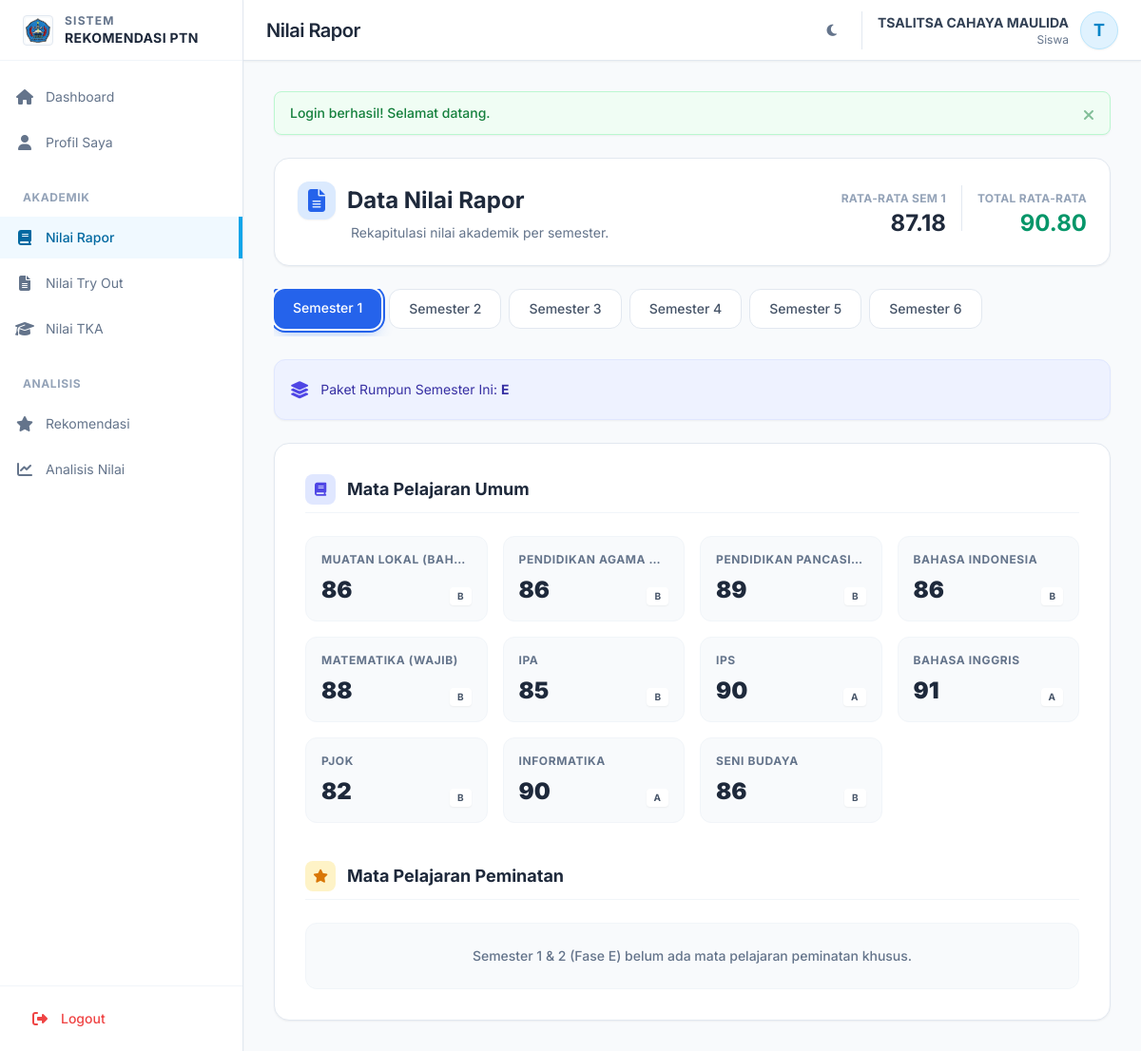
The app's page /siswa/nilai-rapor.php (signed in) with its own data.
### tables this page shows
CREATE TABLE `users` (
  `id` int NOT NULL,
  `username` varchar(50) NOT NULL,
  `password` varchar(255) NOT NULL,
  `role` enum('siswa','admin') DEFAULT 'siswa',
  `nama` varchar(100) NOT NULL,
  `is_active` tinyint(1) DEFAULT '1',
  `created_at` timestamp NULL DEFAULT CURRENT_TIMESTAMP,
  `updated_at` timestamp NULL DEFAULT CURRENT_TIMESTAMP ON UPDATE CURRENT_TIMESTAMP
);

CREATE TABLE `nilai_rapor` (
  `id` int NOT NULL,
  `siswa_id` int NOT NULL,
  `semester` int NOT NULL,
  `rata_rata` decimal(5,2) DEFAULT '0.00',
  `kode_rumpun` varchar(5) DEFAULT NULL,
  `created_at` timestamp NULL DEFAULT CURRENT_TIMESTAMP
);

CREATE TABLE `master_mapel` (
  `id` int NOT NULL,
  `nama_mapel` varchar(100) DEFAULT NULL,
  `kelompok` enum('Wajib','Pilihan','Muatan Lokal') DEFAULT 'Wajib',
  `status_fase_e` enum('Wajib','Pilihan','Tidak Ada') DEFAULT 'Wajib',
  `status_fase_f` enum('Wajib','Pilihan','Tidak Ada') DEFAULT 'Wajib',
  `rumpun` enum('Umum','Saintek','Soshum') DEFAULT 'Umum',
  `is_active` tinyint(1) DEFAULT '1'
);

### siswa/nilai-rapor.php (the view, shortened to what the rows shown need)
<?php
$pageTitle = 'Nilai Rapor';
require_once __DIR__ . '/../includes/Database.php';
require_once __DIR__ . '/../includes/functions.php';
$db = Database::getInstance();
require_once __DIR__ . '/../templates/header-siswa.php';
$siswaId = $_SESSION['siswa_id'];
$semester = get('semester') ?: 1;
$siswa = $db->queryOne("SELECT * FROM siswa_profile WHERE id = ?", [$siswaId]);
$raporCurrent = $db->queryOne("SELECT id, rata_rata, kode_rumpun FROM nilai_rapor WHERE siswa_id = ? AND semester = ?", [$siswaId, $semester]);
$kodeRumpunAktif = $raporCurrent['kode_rumpun'] ?? $siswa['kode_rumpun'];
$listWajib = [];
$listPeminatan = [];
$existingNilai = [];
$rumpunIds = [];
if (!empty($kodeRumpunAktif)) {
    $rumpunRaw = $db->query("SELECT master_mapel_id FROM paket_rumpun WHERE kode_rumpun = ?", [$kodeRumpunAktif]);
    $rumpunIds = array_column($rumpunRaw, 'master_mapel_id');
}
$manualRaw = $db->query("SELECT master_mapel_id FROM siswa_mapel_pilihan WHERE siswa_id = ?", [$siswaId]);
$manualIds = array_column($manualRaw, 'master_mapel_id');
$allPeminatanIds = array_unique(array_merge($rumpunIds, $manualIds));
$allMaster = $db->query("SELECT * FROM master_mapel ORDER BY kelompok DESC, id ASC");
foreach ($allMaster as $m) {
    $nama = $m['nama_mapel'];
    $isSejarah = stripos($nama, 'Sejarah') !== false;
    $isInformatika = stripos($nama, 'Informatika') !== false;
    if ($semester <= 2) {
        if ($isSejarah) continue;
        if ($isInformatika) { $listWajib[] = $m; continue; }
    }
    if (in_array($m['id'], $allPeminatanIds)) {
        $listPeminatan[] = $m;
    } else if ($m['kelompok'] == 'Wajib' || $m['kelompok'] == 'Muatan Lokal') {
        $listWajib[] = $m;
    }
}
if ($raporCurrent) {
    $details = $db->query("SELECT master_mapel_id, nilai FROM nilai_rapor_detail WHERE nilai_rapor_id = ?", [$raporCurrent['id']]);
    foreach ($details as $d) {
        $existingNilai[$d['master_mapel_id']] = $d['nilai'];
    }
}
?>
<div class="max-w-6xl mx-auto space-y-6">
    <div class="flex flex-col md:flex-row justify-between items-start md:items-center gap-4 bg-white dark:bg-slate-800 p-6 rounded-2xl border border-slate-200 dark:border-slate-700 shadow-sm">
        <div>
            <h2 class="text-2xl font-bold text-slate-800 dark:text-white flex items-center gap-3">
                <div class="w-10 h-10 rounded-xl bg-blue-100 dark:bg-blue-900/30 text-blue-600 dark:text-blue-400 flex items-center justify-center shadow-sm">
                    <i class="fas fa-file-alt"></i>
                </div>
                Data Nilai Rapor
            </h2>
        </div>
        <div class="flex gap-4">
            <div class="text-right">
                <span class="text-xs font-bold text-slate-400 uppercase tracking-wide">Rata-rata Sem <?= $semester ?></span>
                <div class="text-2xl font-bold text-slate-800 dark:text-white">
                    <?= $raporCurrent ? number_format($raporCurrent['rata_rata'], 2) : '-' ?>
                </div>
            </div>
        </div>
    </div>
    <div class="bg-indigo-50 dark:bg-indigo-900/20 border border-indigo-100 dark:border-indigo-800 rounded-xl p-4 flex items-center justify-between shadow-sm">
        <div class="flex items-center gap-3">
             <div class="text-sm text-indigo-800 dark:text-indigo-200">
                 Paket Rumpun Semester Ini: <strong><?= $kodeRumpunAktif ?: '-' ?></strong>
             </div>
        </div>
    </div>
    <div class="bg-white dark:bg-slate-800 rounded-2xl border border-slate-200 dark:border-slate-700 shadow-sm overflow-hidden">
        <div class="p-6 md:p-8 space-y-10">
            <div>
                <div class="grid grid-cols-2 md:grid-cols-3 lg:grid-cols-4 gap-4">
                    <?php foreach($listWajib as $m):
                        $nilai = $existingNilai[$m['id']] ?? null;
                    ?>
                        <div class="relative group bg-slate-50 dark:bg-slate-700/30 p-4 rounded-xl border border-slate-100 dark:border-slate-700 hover:border-indigo-200 dark:hover:border-indigo-700 hover:shadow-md transition-all duration-200">
                            <label class="block text-xs font-bold text-slate-500 dark:text-slate-400 mb-1 uppercase tracking-wider truncate" title="<?= $m['nama_mapel'] ?>">
                                <?= $m['nama_mapel'] ?>
                            </label>
                            <div class="flex items-end justify-between mt-2">
                                <div class="text-2xl font-black <?= $nilai ? 'text-slate-800 dark:text-white' : 'text-slate-300 dark:text-slate-600 text-lg font-normal italic' ?>">
                                    <?= $nilai ? number_format($nilai, 0) : '-' ?>
                                </div>
                                <?php if($nilai): ?>
                                    <div class="text-[10px] font-bold px-2 py-0.5 rounded bg-white dark:bg-slate-600 text-slate-600 dark:text-slate-300 shadow-sm">
                                        <?= ($nilai >= 90) ? 'A' : (($nilai >= 80) ? 'B' : 'C') ?>
                                    </div>
                                <?php endif; ?>
                            </div>
                        </div>
                    <?php endforeach; ?>
                </div>
            </div>
        </div>
    </div>
</div>
<?php require_once __DIR__ . '/../templates/footer.php'; ?>

### templates/header-siswa.php (shortened to what the rows shown need)
<?php
require_once __DIR__ . '/../includes/Auth.php';
require_once __DIR__ . '/../includes/functions.php';
$auth = new Auth();
$auth->requireSiswa();
$auth->checkSessionTimeout(1800);
$user = $auth->getUser();
$initial = strtoupper(substr($user['nama'] ?? 'S', 0, 1));
?>
<!DOCTYPE html>
<html lang="id" class="scroll-smooth">
<head>
    <link rel="stylesheet" href="https://cdnjs.cloudflare.com/ajax/libs/font-awesome/6.5.1/css/all.min.css">
    <script src="https://cdn.tailwindcss.com"></script>
</head>
<body class="bg-slate-50 text-slate-800 antialiased dark:bg-slate-900 dark:text-slate-100 transition-colors duration-300">
    <div class="flex h-screen overflow-hidden">
        <div class="flex-1 flex flex-col overflow-hidden relative">
            <header class="bg-white h-16 shadow-sm border-b border-slate-200 flex items-center justify-between px-4 sm:px-6 z-40 dark:bg-slate-800 dark:border-slate-700 transition-colors duration-300">
                <div class="flex items-center gap-4">
                    <h1 class="text-xl font-semibold text-slate-800 tracking-tight hidden sm:block dark:text-white">
                        <?= isset($pageTitle) ? $pageTitle : 'Dashboard' ?>
                    </h1>
                </div>
                <div class="flex items-center gap-4">
                    <div class="flex items-center gap-3 pl-4 border-l border-slate-200 dark:border-slate-600">
                        <div class="text-right hidden sm:block">
                            <div class="text-sm font-bold text-slate-700 dark:text-slate-200"><?= sanitize($user['nama']) ?></div>
                            <div class="text-xs text-slate-500 dark:text-slate-400">Siswa</div>
                        </div>
                        <div class="h-10 w-10 rounded-full bg-sky-100 border border-sky-200 flex items-center justify-center overflow-hidden text-sky-600 font-bold text-lg shadow-sm dark:bg-sky-900 dark:text-sky-300 dark:border-sky-700">
                            <?= $initial ?>
                        </div>
                    </div>
                </div>
            </header>
            <main class="flex-1 overflow-x-hidden overflow-y-auto bg-slate-50 p-4 sm:p-6 lg:p-8 dark:bg-slate-900 transition-colors duration-300">

### records on screen
users: nama "TSALITSA CAHAYA MAULIDA", nama "T"
nilai_rapor: rata_rata "87.18", kode_rumpun "E"
master_mapel: nama_mapel "MUATAN LOKAL (BAH…", id "86"
master_mapel: nama_mapel "PENDIDIKAN AGAMA…", id "86", shows "B"
master_mapel: nama_mapel "PENDIDIKAN…", id "89", shows "B"
master_mapel: nama_mapel "BAHASA INDONESIA", id "86"
master_mapel: nama_mapel "MATEMATIKA (WAJIB)", id "88"
master_mapel: nama_mapel "IPA", id "85", shows "B"
master_mapel: nama_mapel "IPS", id "90", shows "A"
master_mapel: nama_mapel "BAHASA INGGRIS", id "91"
master_mapel: nama_mapel "PJOK", id "82", shows "B"
master_mapel: nama_mapel "INFORMATIKA", id "90"
master_mapel: nama_mapel "SENI BUDAYA", id "86"

### other values on screen
$pageTitle "Nilai Rapor"
$flash['message'] "Login berhasil! Selamat datang."
$semester "1"
$avgTotal "90.80"
